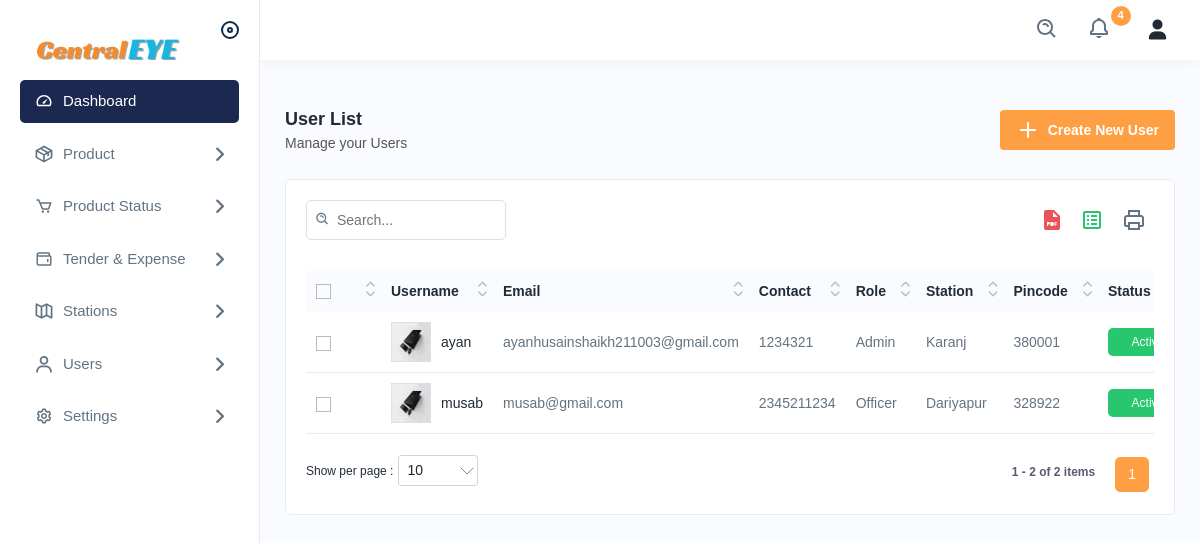
Screenshot of /userlists with the database file from the repository.
### app/models.py (models this page shows, shortened)
class UserDetails(models.Model):
    user_id = models.IntegerField(primary_key=True, unique=True)
    username = models.CharField(max_length=255, unique=True)
    password = models.CharField(max_length=255)
    role = models.ForeignKey(role, null=True, blank=True, on_delete=models.SET_NULL)
    first_name = models.CharField(max_length=255)
    last_name = models.CharField(max_length=255)
    contact_number = models.CharField(max_length=15, null=True, blank=True)
    email = models.EmailField(unique=True, null=True, blank=True)
    station = models.ForeignKey(stationDetails, null=True, blank=True, on_delete=models.SET_NULL)
    last_login = models.DateTimeField(null=True, blank=True)
    is_active = models.BooleanField(default=True)

class role(models.Model):
    role_id = models.IntegerField(primary_key=True)
    role = models.CharField(max_length=255)

class stationDetails(models.Model):
    station_id = models.IntegerField(primary_key=True)
    station_name = models.CharField(max_length=255)
    station_code = models.CharField(max_length=255)
    station_address = models.CharField(max_length=255)

### app/views.py (the view)
# urls.py: path('userlists', views.userlists, name='userlists'),
def userlists(request):
    users = UserDetails.objects.all()
    return render(request,'userlists.html', {'users': users})

### templates/userlists.html (shortened to what this page needs)
﻿{% extends 'navbar.html' %}
{% load static %}
{% block body %}
<div class="main-wrapper">
    <div class="page-wrapper">
        <div class="content">
            <div class="page-header">
                <div class="page-title">
                    <h4>User List</h4>
                    <h6>Manage your Users</h6>
                </div>
                <div class="page-btn">
                    <a href="{% url 'newuser' %}" class="btn btn-added"><img
                            src="{% static 'assets/img/icons/plus.svg' %}" alt="img" class="me-2">Create New User</a>
                </div>
            </div>
            <div class="card">
                <div class="card-body">
                    <div class="table-top">
                        <div class="search-set">
                            <div class="search-input">
                                <a class="btn btn-searchset"><img src="{% static 'assets/img/icons/search-white.svg' %}"
                                        alt="img"></a>
                            </div>
                        </div>
                        <div class="wordset">
                            <ul>
                                <li>
                                    <a data-bs-toggle="tooltip" data-bs-placement="top" title="pdf"><img
                                            src="{% static 'assets/img/icons/pdf.svg' %}" alt="img"></a>
                                </li>
                                <li>
                                    <a data-bs-toggle="tooltip" data-bs-placement="top" title="excel"><img
                                            src="{% static 'assets/img/icons/excel.svg' %}" alt="img"></a>
                                </li>
                                <li>
                                    <a data-bs-toggle="tooltip" data-bs-placement="top" title="print"><img
                                            src="{% static 'assets/img/icons/printer.svg' %}" alt="img"></a>
                                </li>
                            </ul>
                        </div>
                    </div>
                    <div class="table-responsive">
                        <table class="table datanew">
                            <thead>
                                <tr>
                                    <th>
                                        <label class="checkboxs">
                                            <span class="checkmarks"></span>
                                        </label>
                                    </th>
                                    <th>Username</th>
                                    <th>Email</th>
                                    <th>Contact</th>
                                    <th>Role</th>
                                    <th>Station</th>
                                    <th>Pincode</th>
                                    <th>Status</th>
                                </tr>
                            </thead>
                            <tbody>
                                {% for users in users %}
                                <tr>
                                    <td>
                                        <label class="checkboxs">
                                            <span class="checkmarks"></span>
                                        </label>
                                    </td>
                                    <td class="productimgname">
                                        <a href="javascript:void(0);" class="product-img">
                                            <img src="{% static 'assets/img/product/product1.jpg' %}" alt="product">
                                        </a>
                                        <a href="javascript:void(0);">{{users.username}}</a>
                                    </td>
                                    <td>{{users.email}}</td>
                                    <td>{{users.contact_number}}</td>
                                    <td>{{users.role.role}}</td>
                                    <td>{{users.station.station_name}}</td>
                                    <td>{{users.station.station_code}}</td>
                                    {% if users.is_active %}
                                    <td><span class="badges bg-lightgreen">Active</span></td>
                                    {% else %}
                                    <td><span class="badges bg-lightred">In-Active</span></td>
                                    {% endif %}
                                </tr>
                                {% endfor %}
                            </tbody>
                        </table>
                    </div>
                </div>
            </div>
        </div>
    </div>
</div>
{% endblock %}

### rows the page displays
UserDetails: username "ayan", email "ayanhusainshaikh211003@gmail.com", contact_number "1234321", role.role "Admin", station.station_name "Karanj", station.station_code "380001", is_active "Active"
UserDetails: username "musab", email "musab@gmail.com", contact_number "2345211234", role.role "Officer", station.station_name "Dariyapur", station.station_code "328922", is_active "Active"
